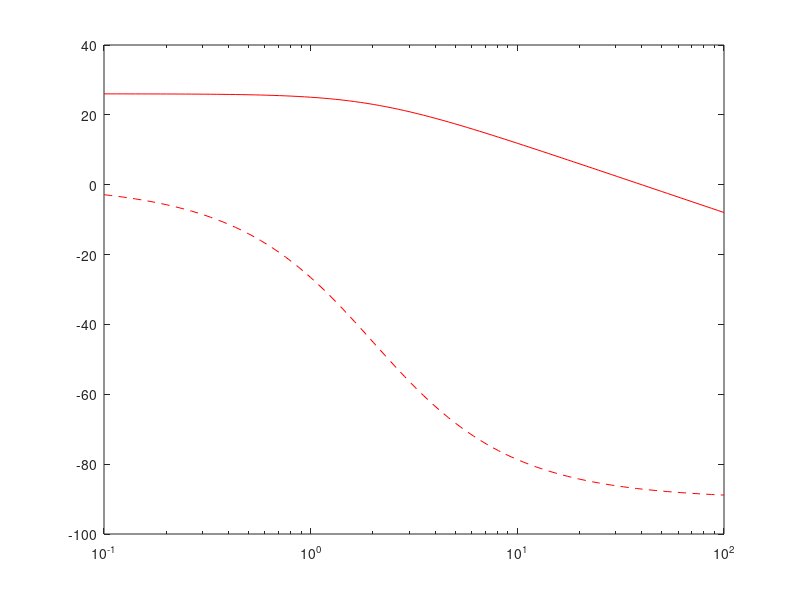

The MATLAB script that drew this image: (Note: this script raises an error after producing the figure.)
%% Question 1
clf;
w = logspace(-1,2,100);
for k = 1:100
    s = 1i * w(k);
    G(k) = 20 / (0.5*s+1);
end
semilogx(w,20*log10(abs(G)),'r',w,angle(G)*180/pi,'r--');
hold on
finesemilogx([0],[0],'Frequency Response','\omega','Y(j\omega)',[-1 2],[-90 40],'off',[400 400])
legend('Magnitude','Phase','','','','','')
grid on
%% Question 2
clf;
w = logspace(-1,2,100);
for k = 1:100
    s = 1i * w(k);
    G(k) = 20 / (0.5*s+1);
end
semilogx(w,20*log10(abs(G)),'r',w,angle(G)*180/pi,'r--');
hold on
w = logspace(-1,2,10);
sys = tf([20],[0.5 1]);
amp = w.*0;
phase = w.*0;
for i = 1:length(w)
    t = linspace(0,100,100001);
    r = cos(w(i)*t);
    x = lsim(sys,r,t);
    R = fft(r);
    [Kr,indexr] = max(abs(fft(r)));
    tempphase = angle(R(indexr));
    X = fft(x);
    [K,index] = max(abs(X));
    [Kr,indexr] = max(abs(R));
    amp(i) = K/Kr;
    phase(i) = angle(X(index)) - tempphase;
end
semilogx(w,20*log10(amp),'b*',w,phase*180/pi,'bx');
finesemilogx([0],[0],'Frequency Response','\omega','Y(j\omega)',[-1 2],[-90 40],'off',[400 400])
legend('Magnitude (Example)','Phase (Example)','Calculated Magnitude','Calculated Phase','','','','','','Location','east')
grid on